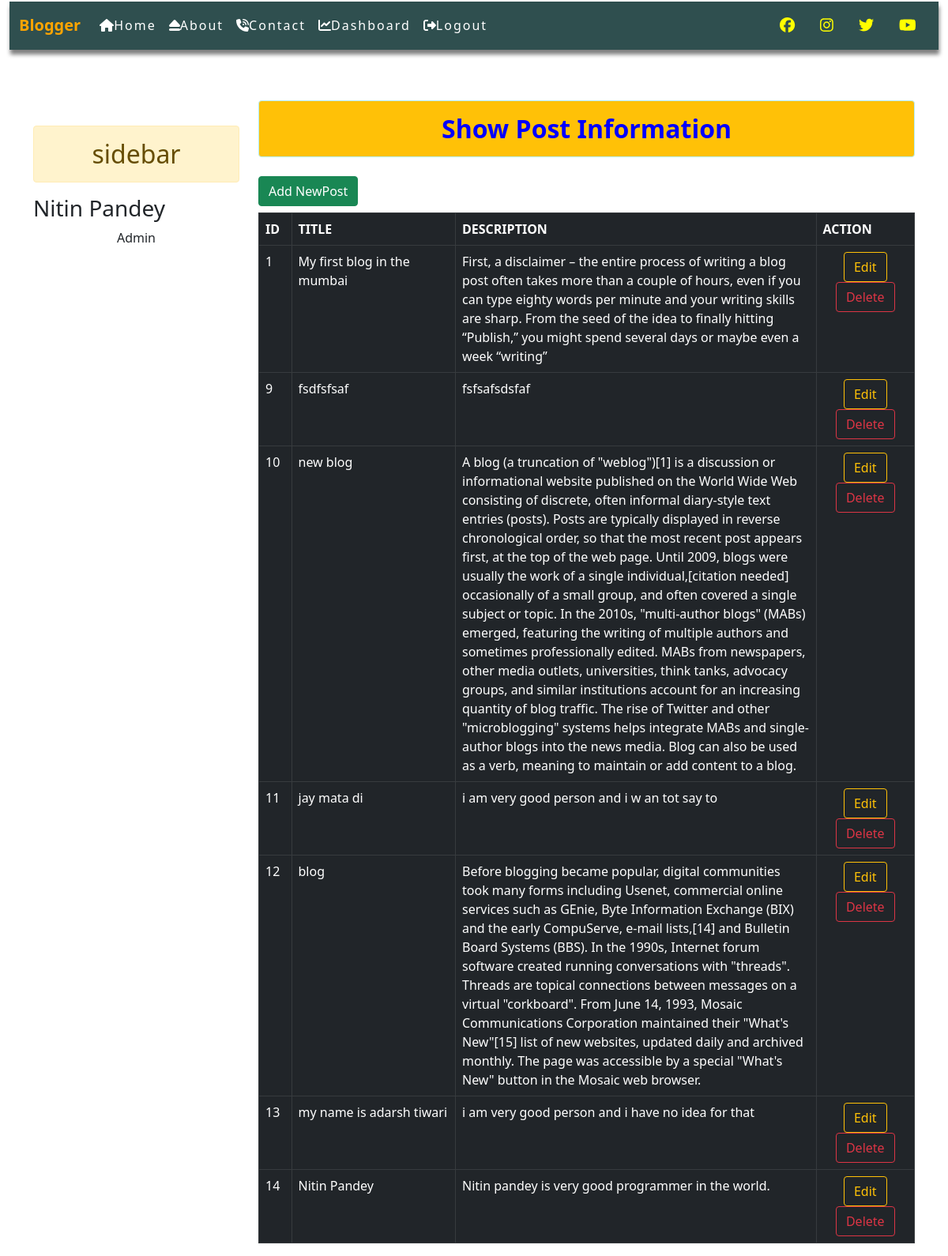
The page /dashboard/ (signed in) on the database its author committed.
### blog/models.py (models this page shows)
class Post(models.Model):
    id = models.AutoField(primary_key=True)
    title=models.CharField(max_length=50)
    desc=models.TextField()

### blog/views.py (the view)
# urls.py: path('dashboard/',views.dashboard,name='dashboardpage'),
def dashboard(request):
    if request.user.is_authenticated:
        posts=Post.objects.all()
        user=request.user
        fullname=user.get_full_name;
        gps=user.groups.all()
        return render(request,'blog/dashboard.html',{'posts':posts,'fullname':fullname,'groups':gps})
    else:
        return HttpResponseRedirect('/login/')

### blog/templates/blog/dashboard.html (shortened to what this page needs)
{% extends 'blog/base.html' %}
{% block side %}
<div class='col-sm-3'>
<h2 class='mt-5 text-center alert alert-warning'>sidebar</h2>
<h3 class='text-capitalize font-weigth-bold'>{{fullname}}</h3>
{% for group in groups %}
<p class='text-capitalize text-center'>{{group.name}}</p>
{% endfor %}
</div>
{% endblock side %}
{% block content %}
  <div class="col-sm-9">
      <h2 class='mt-3 text-center alert alert-info bg-warning' style='color:blue;font-weight:
      bold;'>Show Post Information</h2>
      <a href="{% url 'addpost'%}" class='my-2 btn btn-success'>Add NewPost</a>
      {% if posts %}
      <table class='table table-hover table-bordered table-dark'>
        <thead>
          <tr>
            <th style='width:5%'>ID</th>
            <th style='width:25%'>TITLE</th>
            <th style='width:55%'>DESCRIPTION</th>
            <th style='width:15%'>ACTION</th>
          </tr>
        </thead>
        <tbody>
          {% for post in posts %}
          <tr>
            <td>{{post.id}}</td>
            <td>{{post.title}}</td>
            <td>{{post.desc}}</td>
            <td class='text-center'>
              <a href="{% url 'updatepost' post.id %}" class='btn btn-outline-warning'>Edit</a>
              {% if perms.blog.delete_post %}
              <form action="{% url 'deletepost' post.id %}" method='POST' class='d-inline'>
                <input class='btn btn-outline-danger' type='submit' value='Delete'/>
              </form>
              {% endif%}
            </td>
          </tr>
          {% endfor %}
        </tbody>
      </table>
      {% else %}
      <p class='alert alert-warning'>No Record in Database.</p>
      {% endif %}
  </div>
{% endblock content %}

### blog/static/blog/css/mystyle.css (style rules this page uses)
body { margin:0px; padding:0px; }

### rows shown on the page
Post: id "1", title "My first blog in the mumbai", desc "First, a disclaimer – the entire process of writing a blog post often takes more than a couple of hours, even if you can type eighty words per minute and your writing skills are sharp. From the seed of the idea to finally hitting “Publish,” you might spend several days or maybe even a week “writing”"
Post: id "9", title "fsdfsfsaf", desc "fsfsafsdsfaf"
Post: id "10", title "new blog", desc "A blog (a truncation of \"weblog\")[1] is a discussion or informational website published on the World Wide Web consisting of discrete, often informal diary-style text entries (posts). Posts are typically displayed in reverse chronological order, so that the most recent post appears first, at the top of the web page. Until 2009, blogs were usually the work of a single individual,[citation needed] occasionally of a small group, and often covered a single subject or topic. In the 2010s, \"multi-author blogs\" (MABs) emerged, featuring the writing of multiple authors and sometimes professionally edited. MABs from newspapers, other media outlets, universities, think tanks, advocacy groups, and…"
Post: id "11", title "jay mata di", desc "i am very good person and i w an tot say to"
Post: id "12", title "blog", desc "Before blogging became popular, digital communities took many forms including Usenet, commercial online services such as GEnie, Byte Information Exchange (BIX) and the early CompuServe, e-mail lists,[14] and Bulletin Board Systems (BBS). In the 1990s, Internet forum software created running conversations with \"threads\". Threads are topical connections between messages on a virtual \"corkboard\". From June 14, 1993, Mosaic Communications Corporation maintained their \"What's New\"[15] list of new websites, updated daily and archived monthly. The page was accessible by a special \"What's New\" button in the Mosaic web browser."
Post: id "13", title "my name is adarsh tiwari", desc "i am very good person and i have no idea for that"
Post: id "14", title "Nitin Pandey", desc "Nitin pandey is very good programmer in the world."

### other values the page prints
{{ fullname }} "Nitin Pandey"
{{ group.name }} "Admin"
